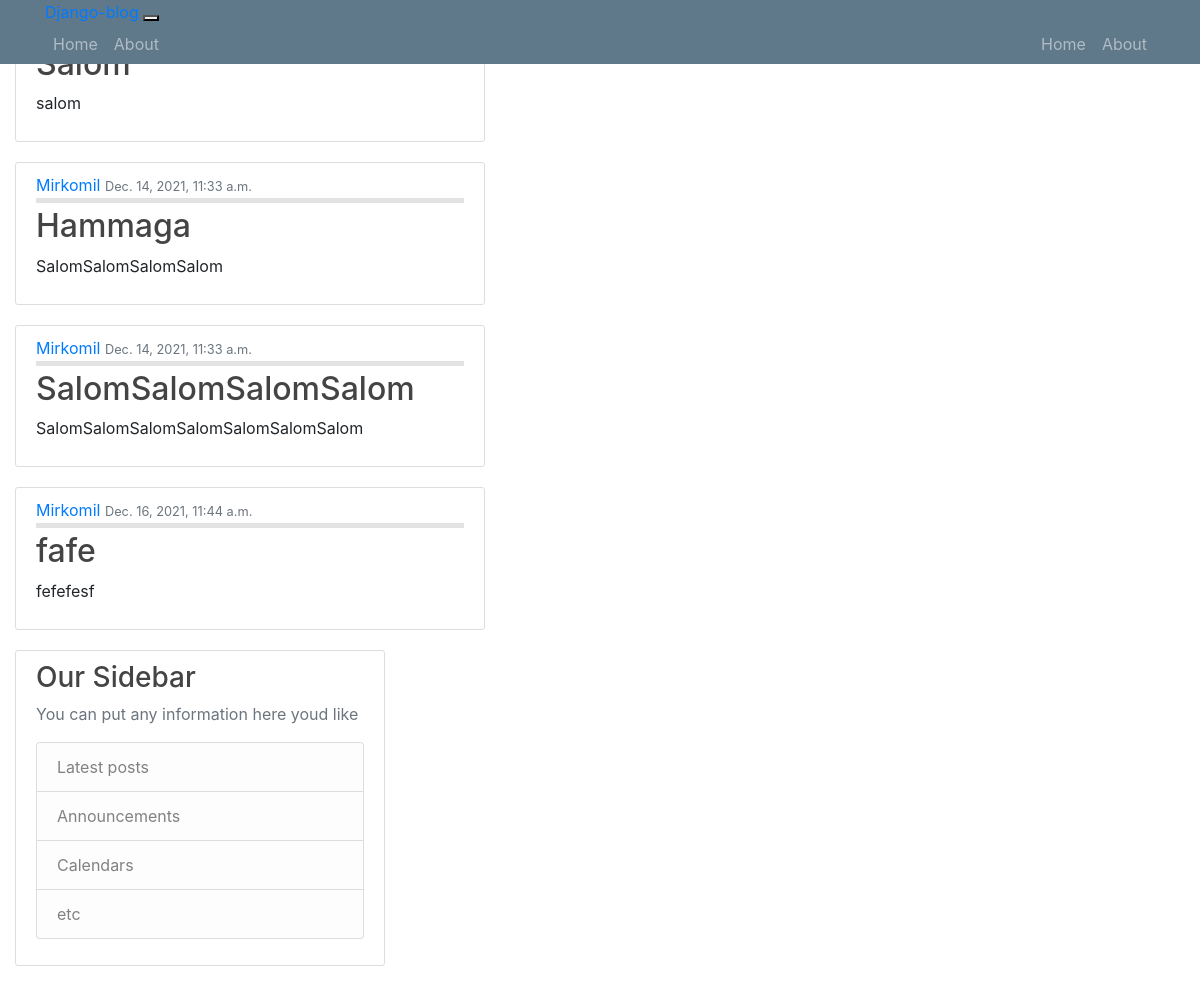
The page / on the database its author committed.
### blog/models.py (models this page shows)
class Post(models.Model):
    title =models.CharField(max_length=100)
    content=models.TextField()
    date_posted = models.DateTimeField(default=timezone.now)
    author = models.ForeignKey(User,on_delete=models.CASCADE)

### blog/views.py (the view)
# urls.py: path('',views.home, name='blog-home'),
def home(request):
    context={'posts':Post.objects.all}
    return render(request, 'blog/home.html', context)

### blog/templates/blog/home.html
{% extends "blog/base.html" %}
{% block content %}
    {% for post in posts %}
<article class="media content-section">
    <div class="media-body">
        <div class="article-metadata">
            <a class="mr-6" href="#">{{ post.author }}</a>
            <small class="text-muted">{{ post.date_posted }}</small>
        </div>
        <h2><a class="article-title" href="#">{{ post.title }}</a></h2>
        <p class="article-content">{{ post.content }}</p>
    </div>
</article>
    {% endfor %}
{% endblock content %}

### blog/static/blog/main.css (style rules this page uses)
body { background: #fafafa; color: #333333; margin-top: 5rem; }
h1, h2, h3, h4, h5, h6 { color: #444444; }
.content-section { background: #ffffff; padding: 10px 20px; border: 1px solid #dddddd; border-radius: 3px; margin-bottom: 20px; }
.article-title { color: #444444; }
.article-content { white-space: pre-line; }
.article-metadata { padding-bottom: 1px; margin-bottom: 4px; border-bottom: 5px solid #e3e3e3 }

### rows shown on the page
Post: content "salom"
Post: author "Mirkomil", date_posted "Dec. 14, 2021, 11:33 a.m.", title "Hammaga", content "SalomSalomSalomSalom"
Post: author "Mirkomil", date_posted "Dec. 14, 2021, 11:33 a.m.", title "SalomSalomSalomSalom", content "SalomSalomSalomSalomSalomSalomSalom"
Post: author "Mirkomil", date_posted "Dec. 16, 2021, 11:44 a.m.", title "fafe", content "fefefesf"
